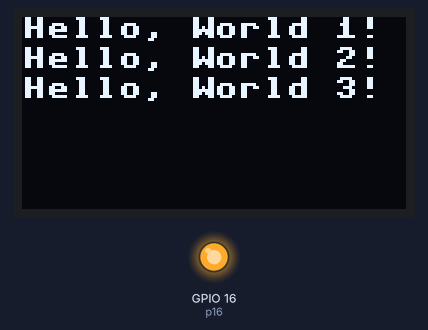
The program below on a simulated ESP32 board running MicroPython. Parts: 128×64 one-colour display, output pins drawn as LEDs (lit = HIGH). Library files of the repository ran but are not shown: ssd1306.py. At 0.1 s the program stops and its outputs stay as they are.

Above: at 0.1 s.
Timing chart, 0 to 1.6 s (numbered marks = the images above):
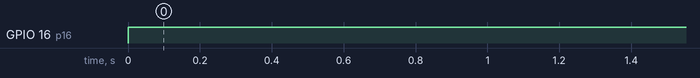

Measured:
- by itself, GPIO 16 (p16): LOW → HIGH at 0.00 s

The program:

disptest.py
```python
# Complete project details at https://RandomNerdTutorials.com

from machine import Pin, I2C
import ssd1306
from time import sleep

# ESP32 Pin assignment
p16 = Pin(16, Pin.OUT)
p16.value(1)

i2c = I2C(-1, scl=Pin(15), sda=Pin(4))

# ESP8266 Pin assignment
#i2c = I2C(-1, scl=Pin(5), sda=Pin(4))

oled_width = 128
oled_height = 64
oled = ssd1306.SSD1306_I2C(oled_width, oled_height, i2c)

oled.text('Hello, World 1!', 0, 0)
oled.text('Hello, World 2!', 0, 10)
oled.text('Hello, World 3!', 0, 20)

oled.show()
```
